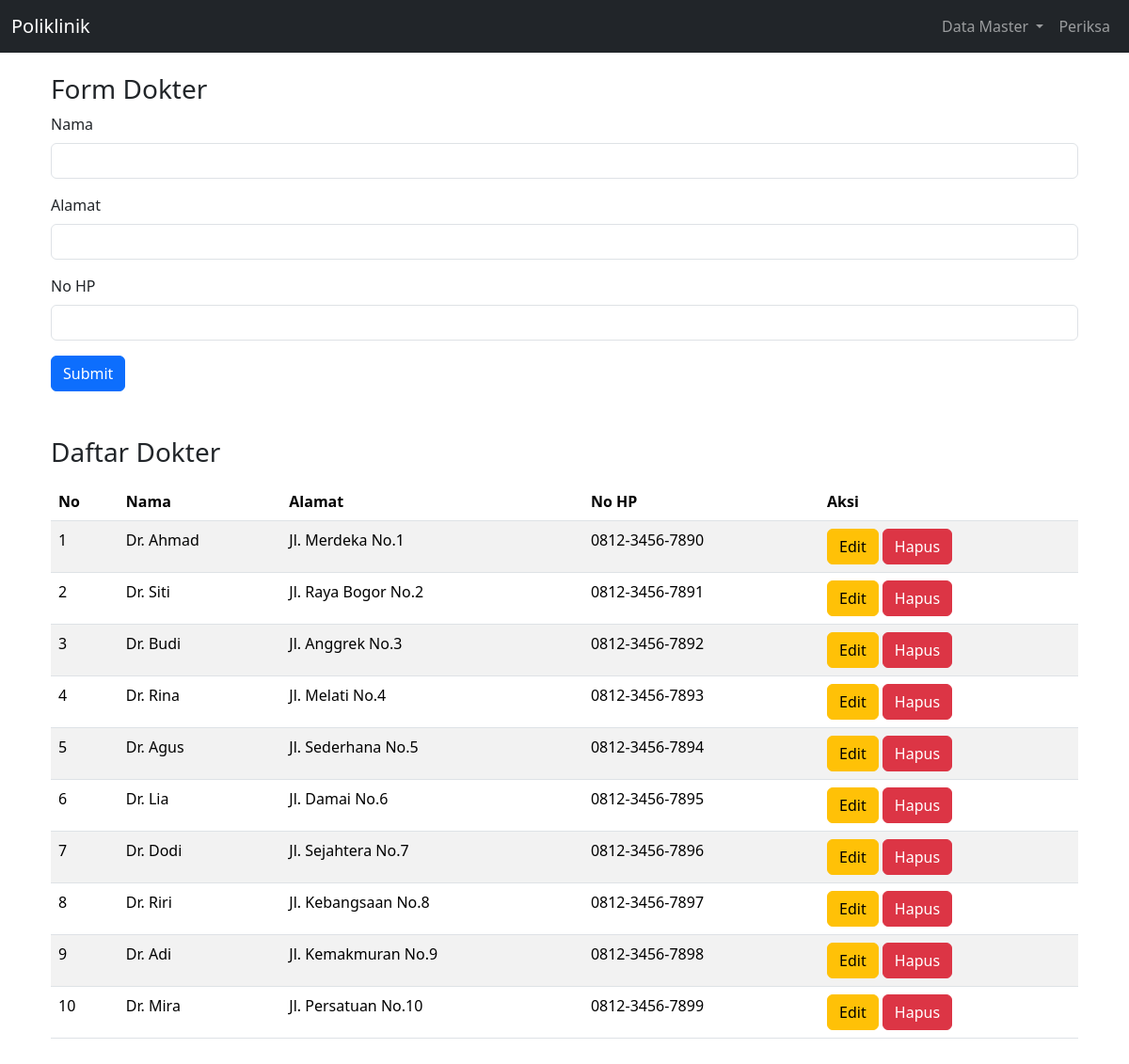
Screenshot of /index.php?page=dokter with the database file from the repository.
### tables this page shows
CREATE TABLE `dokter` (
  `id` int(10) UNSIGNED NOT NULL,
  `nama` varchar(255) DEFAULT NULL,
  `alamat` varchar(255) DEFAULT NULL,
  `nomor_hp` varchar(50) DEFAULT NULL
);

### dokter.php (the view)
<?php
include("koneksi.php");
?>
<div class="container mt-5 mb-5">
  <h3>Form Dokter</h3>
  <form method="POST" action="aksi_dokter.php">
    <div class="mb-3">
      <label for="nama" class="form-label">Nama</label>
      <input type="text" class="form-control" id="nama" name="nama">
    </div>
    <div class="mb-3">
      <label for="alamat" class="form-label">Alamat</label>
      <input type="text" class="form-control" id="alamat" name="alamat">
    </div>
    <div class="mb-3">
      <label for="nomor_hp" class="form-label">No HP</label>
      <input type="text" class="form-control" id="nomor_hp" name="nomor_hp">
    </div>
    <button type="submit" class="btn btn-primary">Submit</button>
  </form>
  <h3 class="mt-5">Daftar Dokter</h3>
  <table class="table table-striped mt-3">
    <thead>
      <tr>
        <th>No</th>
        <th>Nama</th>
        <th>Alamat</th>
        <th>No HP</th>
        <th>Aksi</th>
      </tr>
    </thead>
    <tbody>
      <?php
      $result = mysqli_query($mysqli, "SELECT * FROM dokter");
      $no = 1;
      while ($data = mysqli_fetch_array($result)) {
      ?>
        <tr>
          <td><?php echo $no++ ?></td>
          <td><?php echo $data['nama'] ?></td>
          <td><?php echo $data['alamat'] ?></td>
          <td><?php echo $data['nomor_hp'] ?></td>
          <td>
            <a class="btn btn-warning" href="index.php?page=dokter_edit&id=<?php echo $data['id']; ?>">Edit</a>
            <a class="btn btn-danger" href="aksi_dokter.php?action=delete&id=<?php echo $data['id'] ?>">Hapus</a>
          </td>
        </tr>
      <?php
      }
      ?>
    </tbody>
  </table>
</div>

### index.php (shortened to what this page needs)
<!DOCTYPE html>
<html lang="en">
<head>
  <link href="https://cdn.jsdelivr.net/npm/bootstrap@5.3.2/dist/css/bootstrap.min.css" rel="stylesheet">
</head>
<body>
  <nav class="navbar navbar-expand-lg navbar-dark bg-dark fixed-top">
    <div class="container-fluid">
      <a class="navbar-brand" href="index.php">Poliklinik</a>
      <div class="collapse navbar-collapse" id="navbarNav">
        <ul class="navbar-nav ms-auto">
          <li class="nav-item dropdown">
            <a class="nav-link dropdown-toggle" href="#" id="navbarDropdownMenuLink" role="button" data-bs-toggle="dropdown" aria-expanded="false">
              Data Master
            </a>
          </li>
          <li class="nav-item">
            <a class="nav-link" href="index.php?page=periksa">Periksa</a>
          </li>
        </ul>
      </div>
    </div>
  </nav>
  <main class="container mt-5">
    <?php
    if (isset($_GET['page'])) {
    ?>
    <?php
      include($_GET['page'] . ".php");
    }
    ?>
  </main>
</body>
</html>

### index.php (style rules this page uses)
body { padding-top: 30px; padding-bottom: 30px; }

### rows the page displays
dokter: nama "Dr. Ahmad", alamat "Jl. Merdeka No.1", nomor_hp "0812-3456-7890"
dokter: nama "Dr. Siti", alamat "Jl. Raya Bogor No.2", nomor_hp "0812-3456-7891"
dokter: nama "Dr. Budi", alamat "Jl. Anggrek No.3", nomor_hp "0812-3456-7892"
dokter: nama "Dr. Rina", alamat "Jl. Melati No.4", nomor_hp "0812-3456-7893"
dokter: nama "Dr. Agus", alamat "Jl. Sederhana No.5", nomor_hp "0812-3456-7894"
dokter: nama "Dr. Lia", alamat "Jl. Damai No.6", nomor_hp "0812-3456-7895"
dokter: nama "Dr. Dodi", alamat "Jl. Sejahtera No.7", nomor_hp "0812-3456-7896"
dokter: nama "Dr. Riri", alamat "Jl. Kebangsaan No.8", nomor_hp "0812-3456-7897"
dokter: nama "Dr. Adi", alamat "Jl. Kemakmuran No.9", nomor_hp "0812-3456-7898"
dokter: nama "Dr. Mira", alamat "Jl. Persatuan No.10", nomor_hp "0812-3456-7899"
